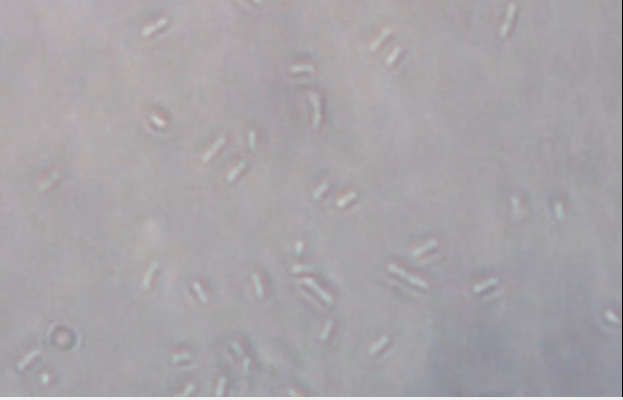
#> input picture Testing/testPictures/ecoli1.png, 623 x 400 px
$ python houghTest.py
#> lines starting #> are read from the running program, lines starting #| are printed output that depends on the picture
import cv2
import numpy as np
from tkinter.filedialog import askopenfilename
filename = askopenfilename()
#> the answer given: testPictures/ecoli1.png


img = cv2.imread(filename,0)
#> img: shape (400, 623); min 0, max 240, mean 165.6
img = cv2.medianBlur(img,5)
cimg = cv2.cvtColor(img,cv2.COLOR_GRAY2BGR)
circles = cv2.HoughCircles(img,cv2.HOUGH_GRADIENT,1,20,param1=50,param2=30,minRadius=0,maxRadius=50)
#> circles = [[62.5, 338.5, 12.5]]

circles = np.uint16(np.around(circles))
#> circles = [[62, 338, 12]]
for i in circles[0,:]:
  # draw the outer circle
  cv2.circle(cimg,(i[0],i[1]),i[2],(0,255,0),2)
  # draw the center of the circle
  cv2.circle(cimg,(i[0],i[1]),2,(0,0,255),3)
#> this loop made 1 pass
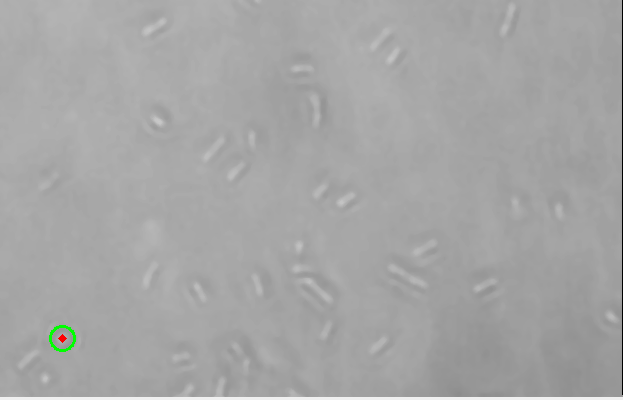
#> cimg: shape (400, 623, 3); mean B, G, R 165.4, 165.6, 165.4

cv2.imshow('detected circles',cimg)
cv2.waitKey(0)
cv2.destroyAllWindows()

$ run again, on Testing/testPictures/newPics.png
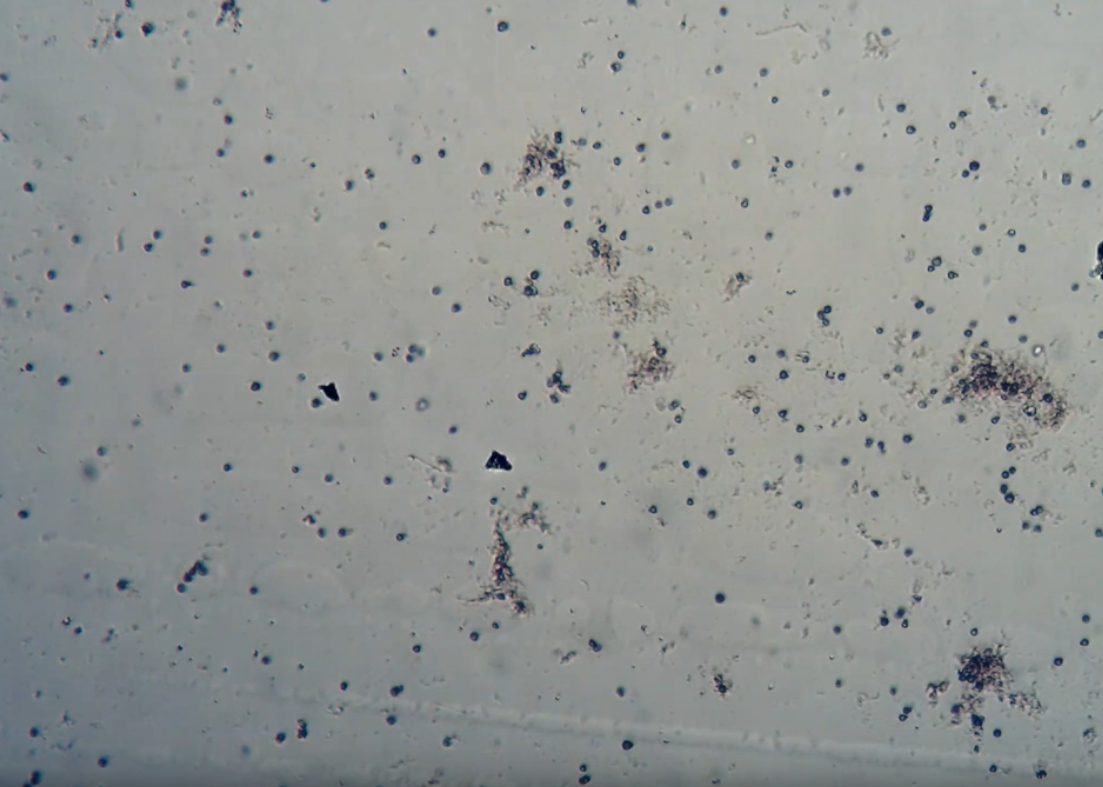
#> input picture Testing/testPictures/newPics.png, 1103 x 787 px
#> `circles = cv2.HoughCircles(img,cv2.HOUGH_GRADIENT,1,20,param1=50,param..`: circles = [[1012.5, 389.5, 31.6], [1037.5, 402.5, 22.8]]
#> `circles = np.uint16(np.around(circles))`: circles = [[1012, 390, 32], [1038, 402, 23]]
#> the loop `for i in circles[0,:]:` made 2 passes
#> after the loop `for i in circles[0,:]:`:
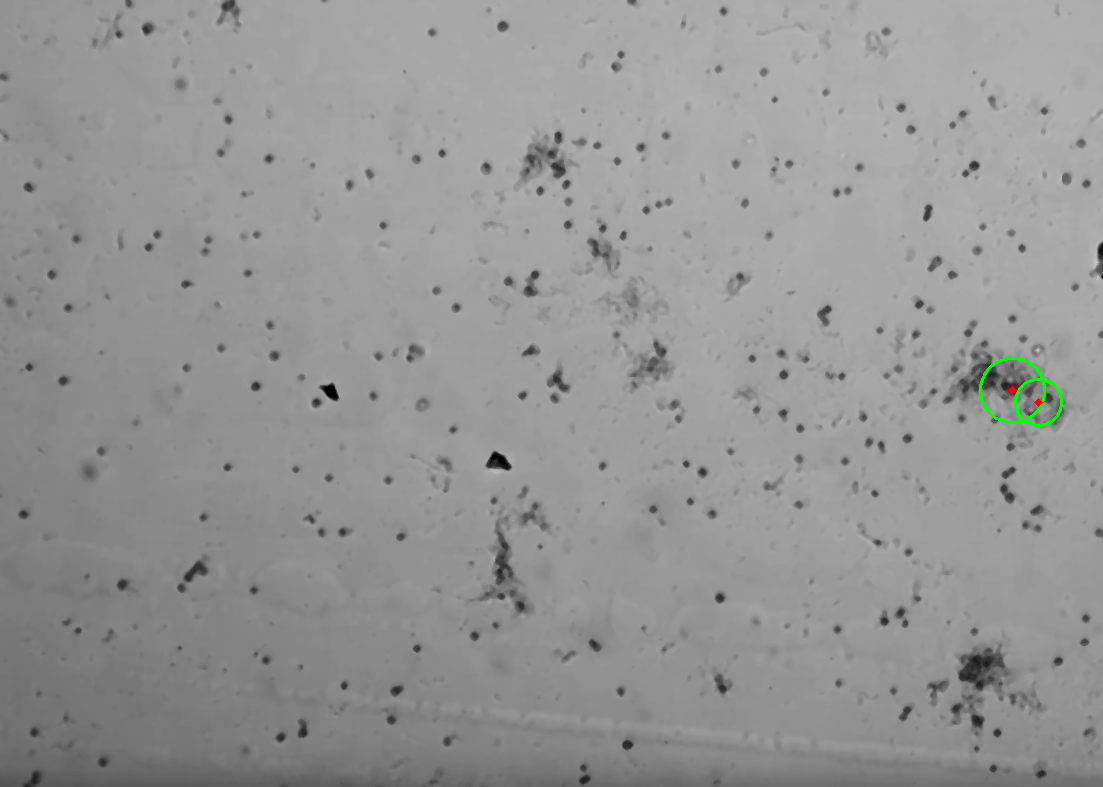
#> cimg: shape (787, 1103, 3); mean B, G, R 149, 149.3, 149
